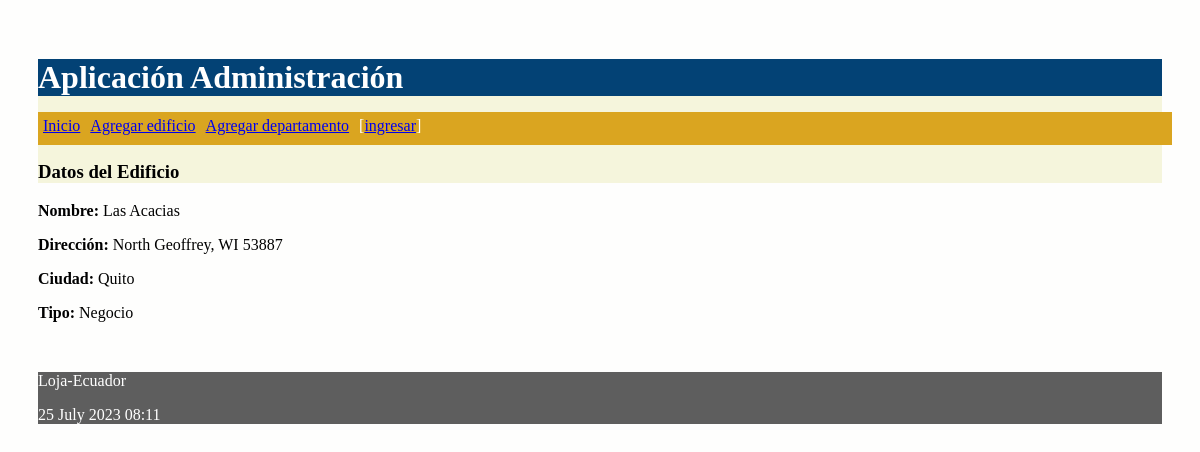
The app's page /edificio/2 with its own data.
### proyecto/models.py (models this page shows, shortened)
class Edificio(models.Model):
    opciones_tipo_edificio = (
        ('Residencial', 'Residencial'),
        ('Público', 'Público'),
        ('Negocio', 'Negocio'),
    )
    nombre = models.CharField(max_length=30)
    direccion = models.CharField(max_length=30)
    ciudad = models.CharField(max_length=30)
    tipo = models.CharField(max_length=30, choices=opciones_tipo_edificio)

### proyecto/views.py (the view)
# urls.py: path('edificio/<int:id>', views.obtener_edificio,
def obtener_edificio(request, id):
    edificio = Edificio.objects.get(pk=id)
    diccionario = {'edificio': edificio}
    return render(request, 'obtenerEdificio.html', diccionario)

### proyecto/templates/obtenerEdificio.html
{% extends "master.html" %}
{% block content %}
    <h3>Datos del Edificio</h3>
    <p><b>Nombre:</b> {{edificio.nombre}}</p>
    <p><b>Dirección:</b> {{edificio.direccion}}</p>
    <p><b>Ciudad:</b> {{edificio.ciudad}}</p>
    <p><b>Tipo:</b> {{edificio.tipo.capitalize}}</p>
    <br/>
{% endblock %}

### proyecto/static/css/estilos.css (style rules this page uses)
body { background: #FEFEFD; padding: 30px; }
h3 { margin-top: 0px; background-color: beige; }

### records on screen
Edificio: nombre "Las Acacias", direccion "North Geoffrey, WI 53887", ciudad "Quito", tipo "Negocio"
